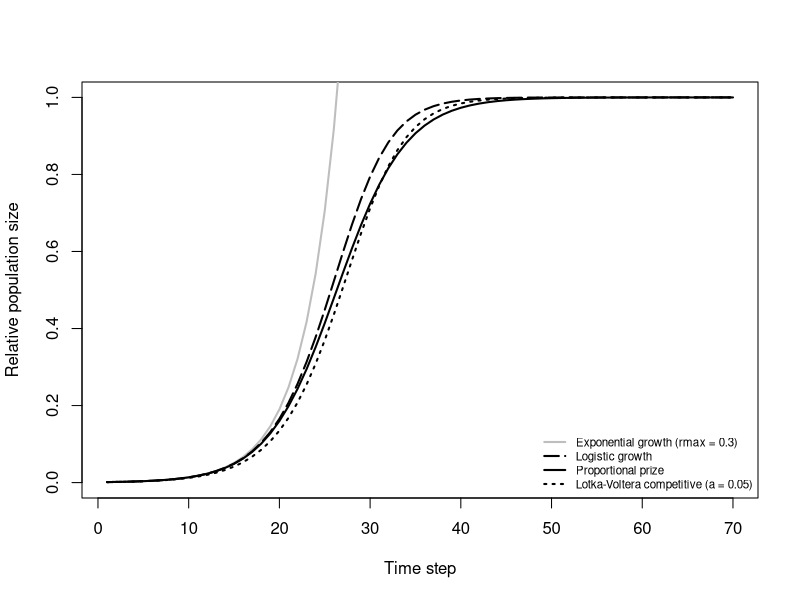

Recreate this plot in R.
# 2019 10 30 I.Zliobaite

# experimental plot -- exponential growth, logistic growth, Lotka growth, Red Queen

W1 <- 1
S1 <- 1.3
S2 <- 1
E1 <- 1
E2 <- 999
EE <- E1 + E2

a_Lotka <- S1 - 1 - 0.25

cik <- 70

E_exp <- E1
E_log <- E1
E_Lotka <- E1
E_RQ <- E1



results_all <- c()

for (sk in 1:cik){
  E_exp <- E_exp*S1  
  E_log <- E_log + (S1-1)*E_log*(1 - E_log/EE)
  E_Lotka <- E_Lotka + (S1-1)*E_Lotka*(1 - E_Lotka/EE)*(1 - a_Lotka)
  E_RQ <- E_RQ*S1/(S1*E_RQ/EE + 1 - E_RQ/EE)
  results_all <- rbind(results_all,cbind(sk,E_exp/EE,E_log/EE,E_Lotka/EE,E_RQ/EE))
}
colnames(results_all) <- c('sk','E_exp','E_log','E_Lotka','E_RQ')

pdf('fig_FigA1.pdf',height = 4, width = 4.5)
plot(NA,NA,xlim = c(1,cik),ylim = c(0,1), xlab = 'Time step', ylab = 'Relative population size')
lines(results_all[,'E_exp'],col='grey', lwd = 2)
lines(results_all[,'E_log'],lty=5, lwd = 2)
lines(results_all[,'E_Lotka'],lty=3,col='black', lwd = 2)
lines(results_all[,'E_RQ'],lty=1, lwd = 2)
legend('bottomright',lwd = 2, col = c('gray','black','black','black'),lty = c(1,5,1,3),legend = c('Exponential growth (rmax = 0.3)','Logistic growth','Proportional prize','Lotka-Voltera competitive (a = 0.05)'),cex = 0.7, bty = 'n')
dev.off()
